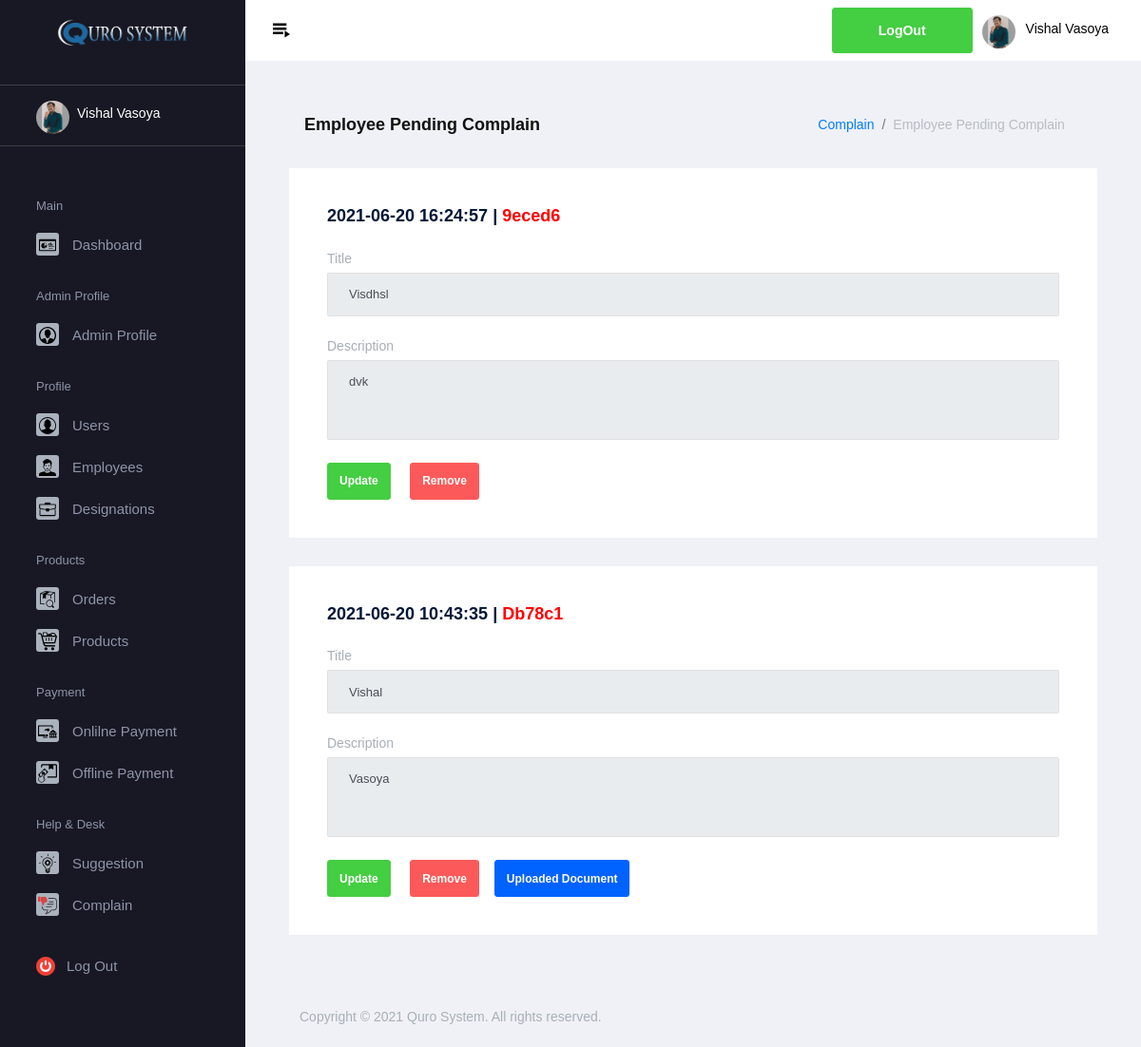
Screenshot of /qrsystem/admin/employee_pending_complain.php (signed in) with the database file from the repository.
### tables this page shows
CREATE TABLE `complain` (
  `cid` varchar(50) NOT NULL,
  `ctitle` varchar(150) NOT NULL,
  `cdesc` varchar(500) NOT NULL,
  `oid` varchar(30) DEFAULT NULL,
  `img` varchar(150) DEFAULT NULL,
  `id` varchar(50) NOT NULL,
  `name` varchar(100) NOT NULL,
  `email` varchar(100) NOT NULL,
  `mno` varchar(15) NOT NULL,
  `type` varchar(50) NOT NULL,
  `rstatus` varchar(100) NOT NULL,
  `stamp` timestamp NOT NULL DEFAULT current_timestamp()
);

### qrsystem/admin/employee_pending_complain.php (the view, shortened to what this page needs)
<?php
include "../../conn.php";
?>
<!DOCTYPE html>
<html lang="en">
<head>
    <link rel="stylesheet" href="../../assets/vendors/mdi/css/materialdesignicons.min.css">
    <link rel="stylesheet" href="../../assets/vendors/flag-icon-css/css/flag-icon.min.css">
    <link rel="stylesheet" href="../../assets/vendors/css/vendor.bundle.base.css">
    <link rel="stylesheet" href="https://cdnjs.cloudflare.com/ajax/libs/limonte-sweetalert2/6.6.5/sweetalert2.min.css">
    <link rel="stylesheet" href="../../assets/css/demo_1/style.css">
</head>
<body>
    <div class="container-scroller">
        <?php
    if(isset($_SESSION['aname']) && isset($_SESSION['aid']) && isset($_SESSION['aemail']) && isset($_SESSION['aimg']))
    {
        include "themes/header.php";
    }
    else
    {
        header("location:../../login.php");
    }
    ?>
        <div class="container-fluid page-body-wrapper">
            <?php
    if(isset($_SESSION['aname']) && isset($_SESSION['aid']) && isset($_SESSION['aemail']) && isset($_SESSION['aimg']))
    {
        include "themes/sidebar.php";
    }
    else
    {
        header("location:../../login.php");
    }
    ?>
            <div class="main-panel">
                <div class="content-wrapper">
                    <div class="page-header">
                        <h3 class="page-title">Employee Pending Complain</h3>
                        <nav aria-label="breadcrumb">
                            <ol class="breadcrumb">
                                <li class="breadcrumb-item"><a href="#">Complain</a></li>
                                <li class="breadcrumb-item active" aria-current="page">Employee Pending Complain</li>
                            </ol>
                        </nav>
                    </div>
                    <div class="row">
                        <?php
            if(isset($_SESSION['aname']) && isset($_SESSION['aid']) && isset($_SESSION['aemail']) && isset($_SESSION['aimg']))
            {
                $q1="select * from complain where type='EMPLOYEE' and rstatus='0'";
                if($r1=mysqli_query($conn,$q1))
                {
                    while($num=mysqli_fetch_assoc($r1))
                    {
                        echo '
                        <div class="col-12 grid-margin stretch-card">
                        <div class="card">
                          <div class="card-body">
                            <h4 class="card-title">'.$num['stamp'].'  | <font color="red"> '.$num['cid'].'</font></h4>
                            <form class="forms-sample" method="post">
                              <div class="form-group">
                                <label for="exampleInputPassword4">Title</label>
                                <input type="text" class="form-control" id="title" name="title" value="'.$num['ctitle'].'" disabled>
                              </div>';
                            echo '
                              <div class="form-group">
                                <label for="exampleTextarea1">Description</label>
                                <textarea class="form-control" id="desc" name="desc" rows="4" disabled>'.$num['cdesc'].'</textarea>
                              </div>
                              <button name="update" class="btn btn-success mr-3"><a style="color:white" href="update_complain.php?cid='.$num['cid'].'">Update</a></button>
                              <button name="remove" class="btn btn-danger mr-3"><a style="color:white" href="delete_complain.php?cid='.$num['cid'].'">Remove</a></button>';
                              if(!$num['img']=="")
                              {
                                echo '<button name="img" class="btn btn-primary mr-3"><a style="color:white" target="_blank" href="../../images/user/complain/'.$num['img'].'">Uploaded Document</a></button>';
                              }
                              echo '
                            </form>
                          </div>';
                          echo '
                        </div>
                      </div>
                    ';
                    }
                }
            }
             ?>
                    </div>
                </div>
                <?php include "../../footer.php"; ?>
            </div>
        </div>
    </div>
</body>
</html>

### rows the page displays
complain: stamp "2021-06-20 16:24:57", cid "9eced6", title "Visdhsl", desc "dvk"
complain: stamp "2021-06-20 10:43:35", cid "Db78c1", title "Vishal", desc "Vasoya"

### other values shown
$_SESSION['aname'] "Vishal Vasoya"
